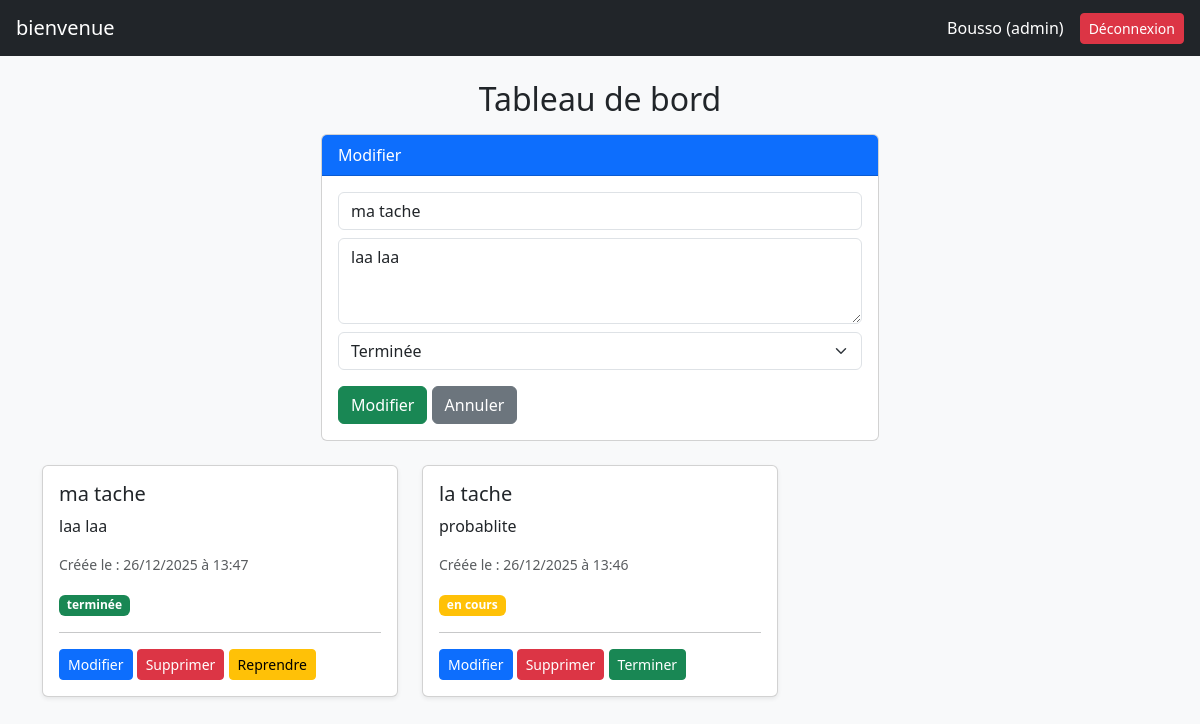
Page /index.php?modifier=2 (signed in) on the committed database.
### tables this page shows
CREATE TABLE `tache` (
  `id_tache` int(11) NOT NULL,
  `titre` varchar(25) NOT NULL,
  `description` varchar(255) DEFAULT NULL,
  `statut` enum('en cours','terminée') DEFAULT 'en cours',
  `date_creation` datetime DEFAULT current_timestamp(),
  `id_utilisateur` int(11) DEFAULT NULL
);

### actions.php (called while the page is built, shortened)
<?php
include 'db.php';
$stmt = $pdo->prepare("SELECT * FROM tache ORDER BY date_creation DESC");
$stmt->execute();
$taches = $stmt->fetchAll();
if(isset($_GET['modifier'])){
    $id_tache = $_GET['modifier'];
    $stmt = $pdo->prepare("SELECT * FROM tache WHERE id_tache=?");
    $stmt->execute([$id_tache]);
    $tache_a_modifier = $stmt->fetch();
}
?>

### index.php (the view, shortened to what this page needs)
<?php include 'includes/header.php'; ?>
<?php include 'actions.php'; ?>
<!DOCTYPE html>
<html lang="fr">
<head>
<link href="https://cdn.jsdelivr.net/npm/bootstrap@5.3.2/dist/css/bootstrap.min.css" rel="stylesheet">
</head>
<body class="bg-light">
<div class="container mt-4">
<h2 class="mb-3 text-center">Tableau de bord</h2>
<div class="card mb-4 col-md-6 offset-3">
  <div class="card-header bg-primary text-white"><?= $tache_a_modifier ? "Modifier" : "Nouvelle tâche" ?></div>
  <div class="card-body">
    <form method="POST" action="actions.php">
      <input type="text" name="titre" class="form-control mb-2" placeholder="Titre" required value="<?= $tache_a_modifier['titre'] ?? '' ?>">
      <textarea name="description" class="form-control mb-2" rows="3" placeholder="Description"><?= $tache_a_modifier['description'] ?? '' ?></textarea>
      <select name="statut" class="form-select mb-3">
        <option value="terminée" <?= ($tache_a_modifier['statut'] ?? '') == "terminée" ? "selected" : "" ?>>Terminée</option>
      </select>
      <button class="btn btn-success"><?= $tache_a_modifier ? "Modifier" : "Ajouter" ?></button>
      <?php if ($tache_a_modifier): ?><a href="index.php" class="btn btn-secondary">Annuler</a><?php endif; ?>
    </form>
  </div>
</div>
<div class="row">
<?php foreach ($taches as $tache): ?>
  <div class="col-md-4">
    <div class="card mb-3 shadow-sm">
      <div class="card-body">
        <h5><?= htmlspecialchars($tache['titre']) ?></h5>
        <p><?= htmlspecialchars($tache['description']) ?></p>
        <p class="text-muted small">Créée le : <?= date('d/m/Y à H:i', strtotime($tache['date_creation'])) ?></p>
        <span class="badge bg-<?= $tache['statut']=="terminée"?"success":"warning" ?>"><?= $tache['statut'] ?></span>
        <hr>
        <a href="index.php?modifier=<?= $tache['id_tache'] ?>" class="btn btn-sm btn-primary">Modifier</a>
        <a href="actions.php?supprimer=<?= $tache['id_tache'] ?>" class="btn btn-sm btn-danger" onclick="return confirm('Supprimer cette tâche ?');">Supprimer</a>
        <?php if ($tache['statut']=="en cours"): ?>
          <a href="actions.php?terminer=<?= $tache['id_tache'] ?>" class="btn btn-sm btn-success">Terminer</a>
        <?php else: ?>
          <a href="actions.php?reprendre=<?= $tache['id_tache'] ?>" class="btn btn-sm btn-warning">Reprendre</a>
        <?php endif; ?>
      </div>
    </div>
  </div>
<?php endforeach; ?>
</div>
</div>
</body>
</html>

### rows in the picture
tache: titre "ma tache", description "laa laa", statut "Terminée", date_creation "26/12/2025 à 13:47", statut "terminée"
tache: titre "la tache", description "probablite", date_creation "26/12/2025 à 13:46", statut "en cours"

### other values in the picture
$_SESSION['nom'] "Bousso"
$_SESSION['profil'] "admin"
